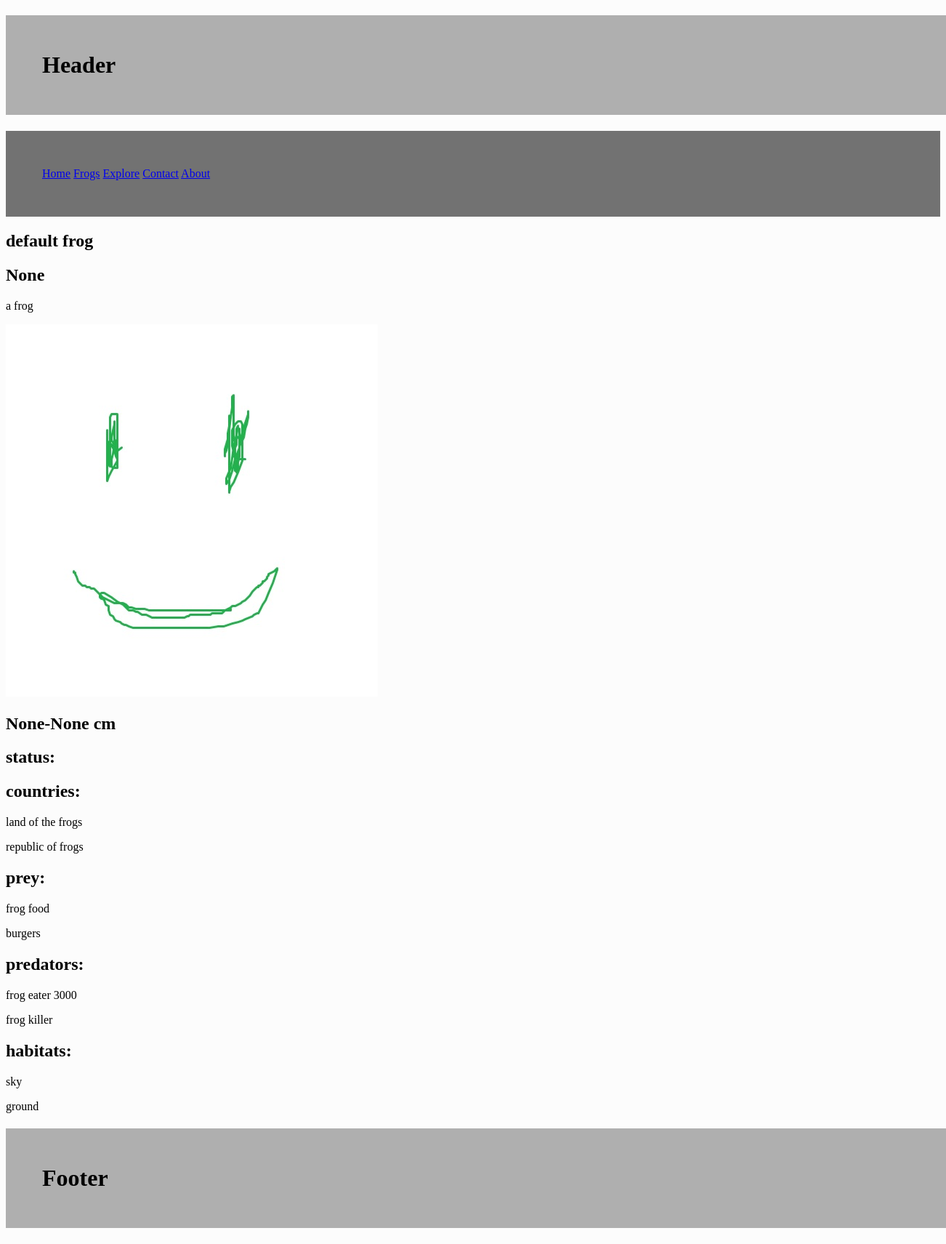
/frog/1, run on the app's committed database.
### tables this page shows
CREATE TABLE frogs (id INTEGER PRIMARY KEY AUTOINCREMENT, name VARCHAR, image TEXT, description TEXT, scientific_name VARCHAR, min_size NUMERIC, max_size NUMERIC, status INTEGER REFERENCES statuses (id));

CREATE TABLE country (id INTEGER PRIMARY KEY AUTOINCREMENT, name TEXT);

CREATE TABLE prey (id INTEGER PRIMARY KEY AUTOINCREMENT, name TEXT, description TEXT);

CREATE TABLE predator (id INTEGER PRIMARY KEY AUTOINCREMENT, name TEXT, description TEXT);

CREATE TABLE habitat (id INTEGER PRIMARY KEY AUTOINCREMENT, name TEXT, description TEXT);

### routes.py (the view)
@app.route('/frog/<int:id>')
def frog(id):
    queries = [['SELECT * FROM frogs WHERE id=?', (id,)],
               ['SELECT * FROM statuses WHERE id IN(SELECT status FROM frogs WHERE id =?)', (id,)],
               ['SELECT * FROM country WHERE id IN(SELECT cid FROM FrogCountry WHERE fid =?)', (id,)],
               ['SELECT * FROM prey WHERE id IN(SELECT pid FROM FrogPrey WHERE fid =?)', (id,)],
               ['SELECT * FROM predator WHERE id IN(SELECT pid FROM FrogPredator WHERE fid =?)', (id,)],
               ['SELECT * FROM habitat WHERE id IN(SELECT hid FROM FrogHabitat WHERE fid =?)', (id,)]]
    fetchall = [False, False, True, True, True, True, True]
    frog, status, country, prey, predator, habitat = fetch_data(queries, fetchall)
    return render_template("frog.html", frog=frog, status=status, country=country, prey=prey, predator=predator, habitat=habitat)

### routes.py (called while the page is built)
def fetch_data(queries: list, fetchall: list):
    conn = sqlite3.connect('frog.db')
    cur = conn.cursor()
    results = []
    for index, query in enumerate(queries):
        try:                                                 # checks if query[1] index exists, thefourtheye - https://stackoverflow.com/questions/29715501/how-can-i-check-if-a-list-index-exists
            cur.execute(query[0], query[1])
        except IndexError:
            cur.execute(query[0])
        if fetchall[index] is True:
            result = cur.fetchall()
        else:
            result = cur.fetchone()
        results.append(result)
    conn.close()
    return results

### templates/frog.html
{%extends "layout.html"%}
{%block content%}
<h2>{{frog[1]}}</h2>
<h2>{{frog[4]}}</h2>
<p>{{frog[3]}}</p>
<img src = "{{frog[2]}}" />
<h2>{{frog[5]}}-{{frog[6]}} cm</h2>
<h2>status: {{status[1]}}</h2>
<h2>countries: </h2>
{%for item in country %}
    <p>{{item[1]}}</p>
{%endfor%}
<h2>prey:</h2>
{%for item in prey %}
    <p>{{item[1]}}</p>
{%endfor%}
<h2>predators:</h2>
{%for item in predator %}
    <p>{{item[1]}}</p>
{%endfor%}
<h2>habitats:</h2>
{%for item in habitat %}
    <p>{{item[1]}}</p>
{%endfor%}
{%endblock%}

### templates/layout.html (shortened to what this page needs)
<!doctype html>
<html>
    <head>
        <link rel = "stylesheet" href = "static/css/style.css">
    </head>
    <body>
        {%include "header.html"%}
        {%include "nav.html"%}
        {%block content%}{%endblock%}
        {%include "footer.html"%}
    </body>
</html>

### templates/header.html
<h1>Header</h1>

### templates/nav.html
<nav>
<a href = "/">Home</a> <a href = "/all_frogs">Frogs</a> <a href = "/explore">Explore</a> <a href = "/contact">Contact</a> <a href = "/about">About</a>
</nav>

### templates/footer.html
<h1>Footer</h1>

### static/css/style.css (style rules this page uses)
body { font-family: "Comic Sans MS"; background-color: rgb(252, 252, 252); color:rgb(0, 0, 0); }
h1 { padding:50px; width: 100%; background-color: rgb(175, 175, 175); }
nav { background-color: rgb(114, 114, 114); padding: 50px; }

### data on the page
frogs: name "default frog", description "a frog", image (placeholder picture)
country: name "land of the frogs"
country: name "republic of frogs"
prey: name "frog food"
prey: name "burgers"
predator: name "frog eater 3000"
predator: name "frog killer"
habitat: name "sky"
habitat: name "ground"

### other printed values
{{ frog[4] }} "None"
{{ frog[5] }} "None"
{{ frog[6] }} "None"
